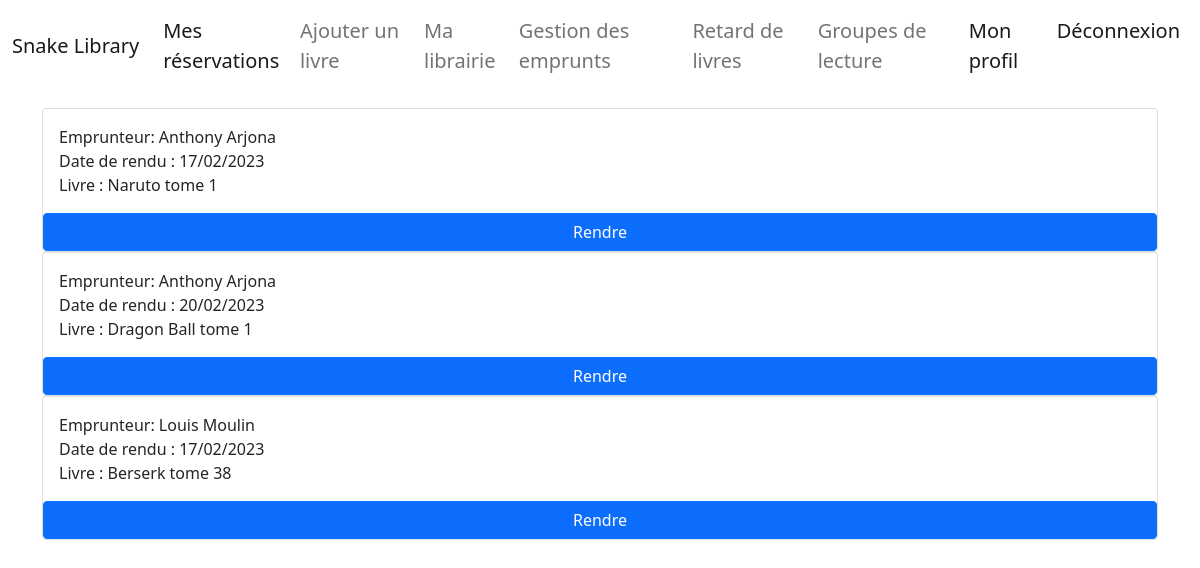
Page /dashboard/loan (signed in) on the committed database.
### core/models/reservation.py (models this page shows, shortened)
class Reservation(models.Model):
    user = models.ForeignKey(User, on_delete=models.CASCADE)
    book_library = models.ForeignKey(BookLibrary, on_delete=models.CASCADE)
    status = models.BooleanField(default=False)
    limit_date = models.DateField()
    created_at = models.DateField(auto_now_add=True)

### accounts/models.py (models this page shows, shortened)
class User(AbstractUser):
    username = models.CharField(max_length=50, blank=False, null=False)
    email = models.EmailField(unique=True)
    first_name = models.CharField(max_length=255)
    last_name = models.CharField(max_length=255)
    phone_number = models.CharField(max_length=15)
    is_bookseller = models.BooleanField(default=False)
    is_customer = models.BooleanField(default=False)
    USERNAME_FIELD = 'email'
    REQUIRED_FIELDS = ['username']
    objects = UserManager()

### core/models/book_library.py (models this page shows, shortened)
class BookLibrary(models.Model):
    book = models.ForeignKey(Book, on_delete=models.CASCADE)
    book_available = models.BooleanField(default=True)
    collection = models.PositiveIntegerField()
    library = models.ForeignKey('Library', on_delete=models.CASCADE)
    created_at = models.DateField(auto_now_add=True)

### core/models/book.py (models this page shows, shortened)
class Book(models.Model):
    author = models.ForeignKey(User, on_delete=models.CASCADE)
    title = models.CharField(max_length=255)
    cover = models.ImageField(upload_to='cover')
    genre = models.ForeignKey(Genre, on_delete=models.CASCADE)
    created_at = models.DateField(default=datetime.now, blank=True)

### core/views/dashboard.py (the view)
# urls.py: path('dashboard/loan', views.dashboard.LoanDashboard.as_view(), name='dashboard_loan'),
class LoanDashboard(ListView):
    model = Reservation
    template_name = 'dashboard/loan/list.html'
    context_object_name = 'reservations'
    queryset = Reservation.objects.all()
    def get_queryset(self):
        qs = Reservation.objects.filter(Q(book_library__library__user=self.request.user))
        return qs

### templates/dashboard/loan/list.html (shortened to what this page needs)
{% extends 'base.html' %}
{% block content %}
    <div class="container mt-3">
        {% for reservation in reservations %}
            <div class="card">
                <div class="card-body">
                    Emprunteur: {{ reservation.user.first_name }} {{ reservation.user.last_name }}<br>
                    Date de rendu : {{ reservation.limit_date|date:"d/m/Y" }}<br>
                    Livre : {{ reservation.book_library.book.title }}
                </div>
                {% if reservation.status == False %}
                    <a href="{% url 'dashboard_loan_update' reservation.id %}" class="btn btn-primary">Rendre</a>
                {% else %}
                    <div class="card-body">
                        <p>Statut : Livre déjà rendu</p>
                    </div>
                {% endif %}
            </div>
        {% endfor %}
    </div>
{% endblock content %}

### rows in the picture
Reservation: user.first_name "Anthony", user.last_name "Arjona", limit_date "17/02/2023", book_library.book "Naruto tome 1", status "Rendre"
Reservation: user.first_name "Anthony", user.last_name "Arjona", limit_date "20/02/2023", book_library.book "Dragon Ball tome 1", status "Rendre"
Reservation: user.first_name "Louis", user.last_name "Moulin", limit_date "17/02/2023", book_library.book "Berserk tome 38", status "Rendre"
